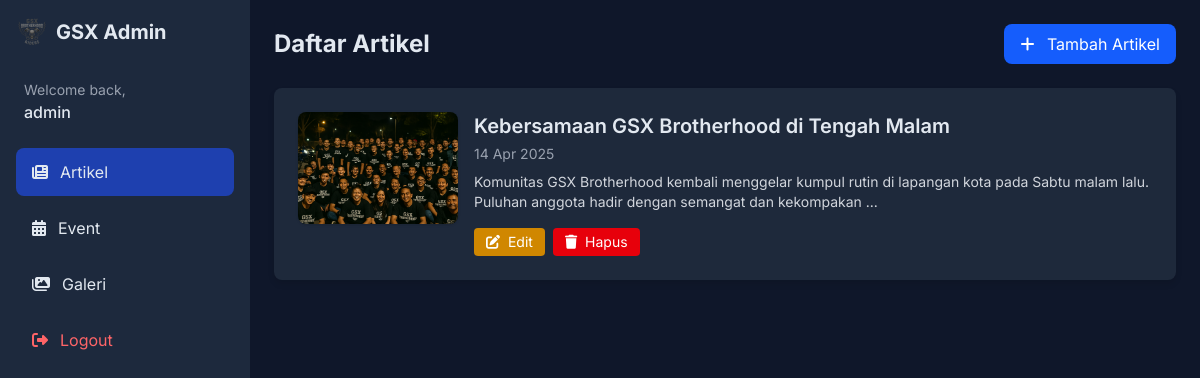
The page /admin.php (signed in) on the database its author committed.
### tables this page shows
CREATE TABLE `articles` (
  `id` int(11) NOT NULL,
  `title` varchar(255) NOT NULL,
  `date` date NOT NULL,
  `image` varchar(255) DEFAULT NULL,
  `content` text DEFAULT NULL,
  `list` text DEFAULT NULL,
  `quote` text DEFAULT NULL,
  `note` varchar(255) NOT NULL
);

### admin.php (the view, shortened to what this page needs)
<?php
$username = is_array($_SESSION['user']) ?
    ($_SESSION['user']['username'] ?? 'Admin') :
    $_SESSION['user'];
include 'koneksi.php';
$artikelQuery = "SELECT * FROM articles ORDER BY date DESC";
$artikelResult = $conn->query($artikelQuery);
?>
<!DOCTYPE html>
<html lang="en">
<head>
  <link rel="stylesheet" href="./style/output.css" />
  <link rel="stylesheet" href="https://cdnjs.cloudflare.com/ajax/libs/font-awesome/6.4.0/css/all.min.css"/>
</head>
<body class="min-h-screen flex">
  <div class="sidebar fixed h-full bg-slate-800 p-4">
    <div class="flex items-center justify-between mb-8">
      <div class="flex items-center">
        <img src="./public/logo.png" alt="Logo" class="h-8 mr-2">
        <span class="text-xl font-bold">GSX Admin</span>
      </div>
    </div>
    <div class="mb-6 px-2">
      <p class="text-sm text-gray-400">Welcome back,</p>
      <p class="font-medium"><?php echo htmlspecialchars($username); ?></p>
    </div>
    <nav>
      <a href="#artikel" class="sidebar-link active flex items-center px-4 py-3 rounded-lg mb-2">
        <i class="fas fa-newspaper mr-3"></i>
        <span>Artikel</span>
      </a>
      <a href="#event" class="sidebar-link flex items-center px-4 py-3 rounded-lg mb-2">
        <i class="fas fa-calendar-alt mr-3"></i>
        <span>Event</span>
      </a>
      <a href="#galeri" class="sidebar-link flex items-center px-4 py-3 rounded-lg mb-2">
        <i class="fas fa-images mr-3"></i>
        <span>Galeri</span>
      </a>
<a href="logout.php" class="logout-button flex items-center px-4 py-3 rounded-lg text-red-400 hover:bg-red-900/20">  <i class="fas fa-sign-out-alt mr-3"></i>Logout</a>
    </nav>
  </div>
  <div class="content-area flex-1 p-6">
    <div id="artikel" class="section">
      <div class="flex justify-between items-center mb-6">
        <h2 class="text-2xl font-bold">Daftar Artikel</h2>
        <a href="./admin/tambah-artikel.php" class="bg-blue-600 hover:bg-blue-700 text-white px-4 py-2 rounded-lg">
          <i class="fas fa-plus mr-2"></i> Tambah Artikel
        </a>
      </div>
      <?php if ($artikelResult->num_rows > 0): ?>
        <div class="grid gap-6">
          <?php while ($row = $artikelResult->fetch_assoc()): ?>
            <div class="card p-6">
              <div class="flex gap-4">
                <?php if (!empty($row['image'])): ?>
                  <img src="uploads/<?= htmlspecialchars($row['image']) ?>" alt="Thumbnail" class="w-40 h-28 object-cover rounded-lg shadow">
                <?php endif; ?>
                <div class="flex-1">
                  <h3 class="text-xl font-semibold mb-1"><?= htmlspecialchars($row['title']) ?></h3>
                  <p class="text-sm text-gray-400 mb-2"><?= date('d M Y', strtotime($row['date'])) ?></p>
                  <p class="text-gray-300 text-sm mb-2"><?= nl2br(htmlspecialchars(substr($row['content'], 0, 150))) ?>...</p>
                  <div class="flex gap-2 mt-4">
                    <a href="./admin/edit-artikel.php?id=<?= $row['id'] ?>" class="bg-yellow-600 hover:bg-yellow-700 text-white px-3 py-1 rounded text-sm">
                      <i class="fas fa-edit mr-1"></i> Edit
                    </a>
                    <a href="./admin/hapus-artikel.php?id=<?= $row['id'] ?>" onclick="return confirm('Yakin hapus artikel ini?')"
                       class="bg-red-600 hover:bg-red-700 text-white px-3 py-1 rounded text-sm">
                      <i class="fas fa-trash mr-1"></i> Hapus
                    </a>
                  </div>
                </div>
              </div>
            </div>
          <?php endwhile; ?>
        </div>
      <?php endif; ?>
    </div>
  </div>
</body>
</html>

### admin.php (style rules this page uses)
body { font-family: 'Inter', sans-serif; background-color: #0f172a; color: #e2e8f0; }
.sidebar { width: 250px; transition: all 0.3s; }
.sidebar-link { transition: all 0.2s; }
.sidebar-link.active { background-color: #1e40af; }
.content-area { margin-left: 250px; transition: all 0.3s; }
.card { background-color: #1e293b; border-radius: 0.5rem; box-shadow: 0 4px 6px rgba(0, 0, 0, 0.1); }

### rows shown on the page
articles: image (picture), title "Kebersamaan GSX Brotherhood di Tengah Malam", date "14 Apr 2025", content "Komunitas GSX Brotherhood kembali menggelar kumpul rutin di lapangan kota pada Sabtu malam lalu. Puluhan anggota hadir dengan semangat dan kekompakan"

### other values the page prints
$username "admin"
